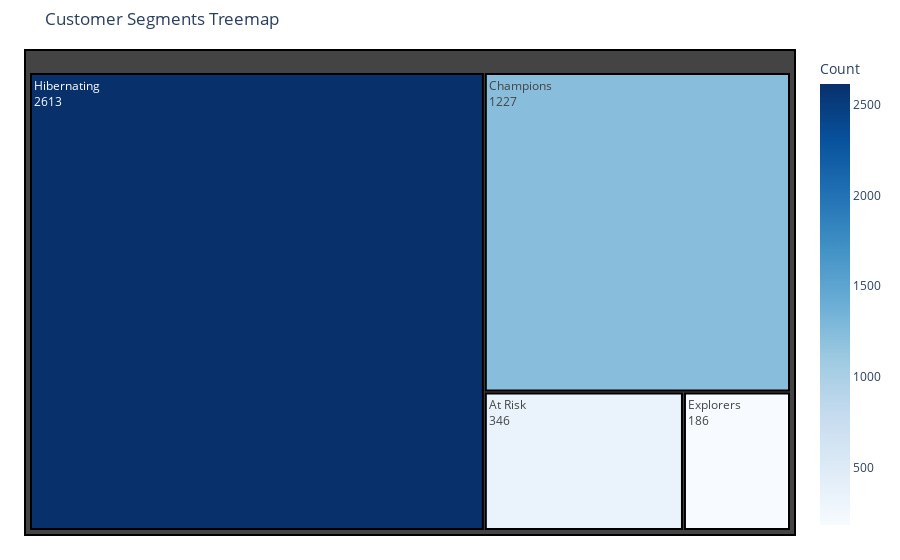

The notebook cell this image was saved under:
### Code cell
segment_counts = rfm["Customer_Type"].value_counts().reset_index()
segment_counts.columns = ["Customer_Type", "Count"]

fig = px.treemap(
    segment_counts,
    path=["Customer_Type"],
    values="Count",
    title="Customer Segments Treemap",
    color="Count",
    color_continuous_scale="Blues",  # changed to blue theme
    hover_data={"Count": True}
)

fig.update_traces(
    textinfo="label+value", 
    marker=dict(line=dict(color='black', width=2))
)

fig.update_layout(
    margin=dict(t=50, l=25, r=25, b=25)
)

fig.show()

### Figure 1 — Plotly figure (JSON) as saved in the notebook; plotly's stock layout.template omitted (floating-point values rounded to 4 significant figures)
{"data": [{"branchvalues": "total", "customdata": [[346], [1227], [186], [2613]], "domain": {"x": [0, 1], "y": [0, 1]}, "hovertemplate": "labels=%{label}<br>Count_sum=%{value}<br>parent=%{parent}<br>id=%{id}<br>Count=%{color}<extra></extra>", "ids": ["At Risk", "Champions", "Explorers", "Hibernating"], "labels": ["At Risk", "Champions", "Explorers", "Hibernating"], "marker": {"coloraxis": "coloraxis", "colors": [346, 1227, 186, 2613], "line": {"color": "black", "width": 2}}, "name": "", "parents": ["", "", "", ""], "textinfo": "label+value", "type": "treemap", "values": [346, 1227, 186, 2613]}], "layout": {"autosize": true, "coloraxis": {"colorbar": {"title": {"text": "Count"}}, "colorscale": [[0, "rgb(247,251,255)"], [0.125, "rgb(222,235,247)"], [0.25, "rgb(198,219,239)"], [0.375, "rgb(158,202,225)"], [0.5, "rgb(107,174,214)"], [0.625, "rgb(66,146,198)"], [0.75, "rgb(33,113,181)"], [0.875, "rgb(8,81,156)"], [1, "rgb(8,48,107)"]]}, "legend": {"tracegroupgap": 0}, "margin": {"b": 25, "l": 25, "r": 25, "t": 50}, "title": {"text": "Customer Segments Treemap"}}}
